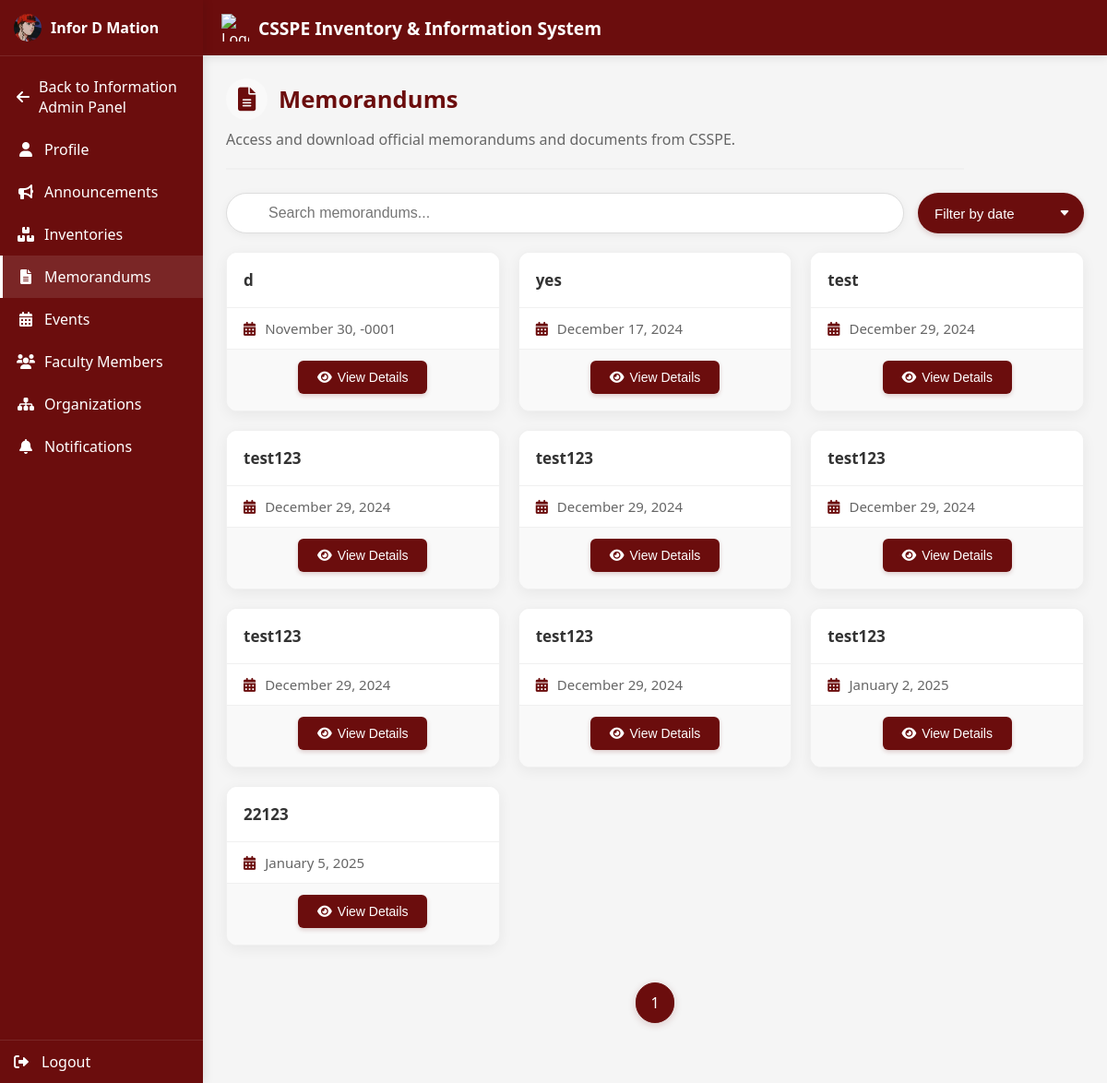
Page /homePage/memorandumHome.php (signed in) on the committed database.
### tables this page shows
CREATE TABLE `users` (
  `id` int(11) NOT NULL,
  `first_name` varchar(100) NOT NULL,
  `last_name` varchar(100) NOT NULL,
  `middle_name` varchar(100) DEFAULT NULL,
  `email` varchar(255) NOT NULL,
  `address` text NOT NULL,
  `contact_no` varchar(15) NOT NULL,
  `rank` enum('Instructor','Assistant Professor','Associate Professor','Professor') NOT NULL,
  `password` varchar(255) NOT NULL,
  `created_at` timestamp NOT NULL DEFAULT current_timestamp(),
  `role` varchar(50) NOT NULL DEFAULT 'Instructor',
  `image` varchar(255) DEFAULT NULL,
  `department` varchar(255) NOT NULL,
  `ban` tinyint(1) DEFAULT 0,
  `status` tinyint(1) DEFAULT 0
);

CREATE TABLE `memorandums` (
  `id` int(11) NOT NULL,
  `file_path` varchar(255) NOT NULL,
  `title` varchar(255) NOT NULL,
  `uploaded_at` timestamp NOT NULL DEFAULT current_timestamp(),
  `updated_at` datetime DEFAULT NULL,
  `description` varchar(255) DEFAULT NULL
);

### homePage/memorandumHome.php (the view, shortened to what this page needs)
<?php
require_once '../conn/conn.php';
$userid = $_SESSION['user_id'];
$query = "SELECT first_name, middle_name, last_name, image FROM users WHERE id = ?";
$stmt = $conn->prepare($query);
$stmt->bind_param("i", $userid);
$stmt->execute();
$result = $stmt->get_result();
if ($result->num_rows > 0) {
    $row = $result->fetch_assoc();
    $fullName = trim($row['first_name'] . ' ' . $row['middle_name'] . ' ' . $row['last_name']);
    $image = $row['image'];
} else {
    $fullName = "User Not Found";
}
$limit = 12;
$page = isset($_GET['page']) ? (int) $_GET['page'] : 1;
$offset = ($page - 1) * $limit;
$query = "SELECT * FROM memorandums LIMIT $limit OFFSET $offset";
$result = mysqli_query($conn, $query);
$totalQuery = "SELECT COUNT(*) AS total FROM memorandums";
$totalResult = mysqli_query($conn, $totalQuery);
$totalRow = mysqli_fetch_assoc($totalResult);
$totalItems = $totalRow['total'];
$totalPages = ceil($totalItems / $limit);
?>
<!DOCTYPE html>
<html lang="en">
<head>
    <link href="https://cdnjs.cloudflare.com/ajax/libs/font-awesome/6.0.0-beta3/css/all.min.css" rel="stylesheet">
</head>
<body>
    <div class="sidebar" id="sidebar">
        <div class="sidebar-header">
            <img src="../assets/img/<?= !empty($image) ? htmlspecialchars($image) : 'CSSPE.png' ?>" alt="Profile">
            <span><?php echo $fullName; ?></span>
        </div>
        <div style="display: flex; flex-direction: column; padding: 10px 0;">
            <?php if ($_SESSION['user_role'] === 'inventory_admin'): ?>
                <a href="../inventoryAdmin/index.php" class="sidebar-link">
                    <i class="fas fa-arrow-left"></i> Back to Inventory Admin Panel
                </a>
            <?php elseif ($_SESSION['user_role'] === 'information_admin'): ?>
                <a href="../informationAdmin/index.php" class="sidebar-link">
                    <i class="fas fa-arrow-left"></i> Back to Information Admin Panel
                </a>
            <?php elseif ($_SESSION['user_role'] === 'super_admin'): ?>
                <a href="../superAdmin/index.php" class="sidebar-link">
                    <i class="fas fa-arrow-left"></i> Back to Super Admin Panel
                </a>
            <?php endif; ?>
            <a href="../homePage/profile.php" class="sidebar-link">
                <i class="fas fa-user"></i> Profile
            </a>
            <a href="../homePage/" class="sidebar-link">
                <i class="fas fa-bullhorn"></i> Announcements
            </a>
            <a href="../homePage/borrowing.php" class="sidebar-link">
                <i class="fas fa-boxes"></i> Inventories
            </a>
            <a href="../homePage/memorandumHome.php" class="sidebar-link active">
                <i class="fas fa-file-alt"></i> Memorandums
            </a>
            <a href="../homePage/events.php" class="sidebar-link">
                <i class="fas fa-calendar-alt"></i> Events
            </a>
            <a href="../homePage/members.php" class="sidebar-link">
                <i class="fas fa-users"></i> Faculty Members
            </a>
            <a href="../homePage/organization.php" class="sidebar-link">
                <i class="fas fa-sitemap"></i> Organizations
            </a>
            <a href="../homePage/notification.php" class="sidebar-link">
                <i class="fas fa-bell"></i> Notifications
            </a>
        </div>
        <a href="../logout.php" class="sidebar-footer">
            <i class="fas fa-sign-out-alt"></i> Logout
        </a>
    </div>
    <div class="main-content" id="mainContent">
        <header class="page-header">
            <img src="../assets/img/CSSPE.png" alt="Logo">
            <h1 class="system-title">CSSPE Inventory & Information System</h1>
        </header>
        <div class="page-content">
            <h2 class="page-title">
                <i class="fas fa-file-alt"></i> Memorandums
            </h2>
            <p class="page-description">Access and download official memorandums and documents from CSSPE.</p>
            <div class="search-container">
                <input class="search-bar" type="text" placeholder="Search memorandums..." oninput="searchCard()">
                <select class="filter-dropdown" id="filterDropdown" onchange="filterByDate()">
                    <option value="">Filter by date</option>
                </select>
            </div>
            <div class="memorandums-grid" id="inventoryContainer">
                <?php while ($row = mysqli_fetch_assoc($result)): ?>
                    <div class="memorandum-card">
                        <div class="memorandum-title">
                            <p><?php echo htmlspecialchars($row['title']); ?></p>
                        </div>
                        <div class="memorandum-date">
                            <p><?php echo date('F j, Y', strtotime($row['uploaded_at'])); ?></p>
                        </div>
                        <div class="memorandum-actions">
                            <button class="view-button" onclick="editProgram(
                        '<?php echo addslashes(htmlspecialchars($row['title'])); ?>',
                        '<?php echo addslashes(htmlspecialchars($row['description'])); ?>',
                        '<?php echo addslashes(htmlspecialchars($row['file_path'])); ?>',
                        '<?php echo date('F j, Y', strtotime($row['uploaded_at'])); ?>'
                        )">
                                <i class="fas fa-eye"></i> View Details
                            </button>
                        </div>
                    </div>
                <?php endwhile; ?>
            </div>
            <div class="pagination">
                <?php for ($i = 1; $i <= $totalPages; $i++): ?>
                    <a href="?page=<?php echo $i; ?>" class="<?php echo ($i === $page) ? 'active' : ''; ?>"><?php echo $i; ?></a>
                <?php endfor; ?>
            </div>
        </div>
    </div>
</body>
</html>

### rows in the picture
users: image (picture), fullName "Infor D Mation"
memorandums: title "d", uploaded_at "November 30, -0001"
memorandums: title "yes", uploaded_at "December 17, 2024"
memorandums: title "test", uploaded_at "December 29, 2024"
memorandums: title "test123", uploaded_at "December 29, 2024"
memorandums: title "test123", uploaded_at "December 29, 2024"
memorandums: title "test123", uploaded_at "December 29, 2024"
memorandums: title "test123", uploaded_at "December 29, 2024"
memorandums: title "test123", uploaded_at "December 29, 2024"
memorandums: title "test123", uploaded_at "January 2, 2025"
memorandums: title "22123", uploaded_at "January 5, 2025"
